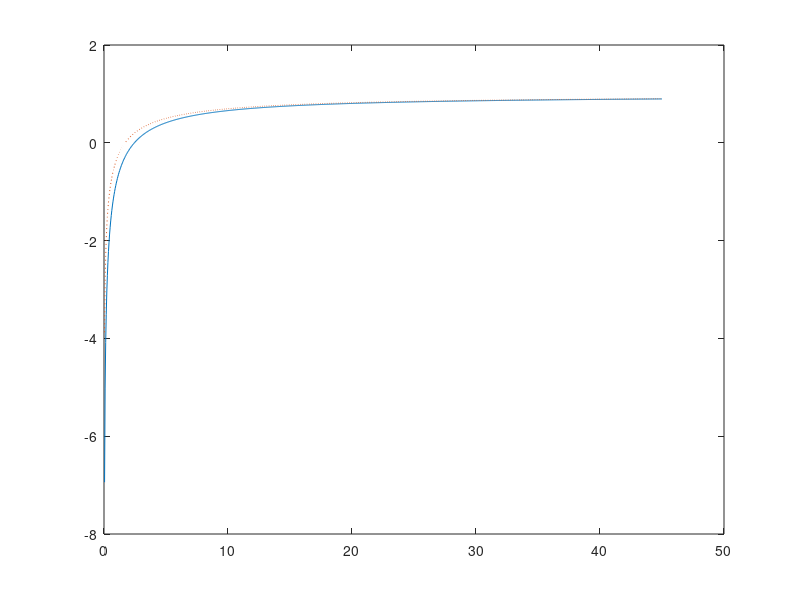
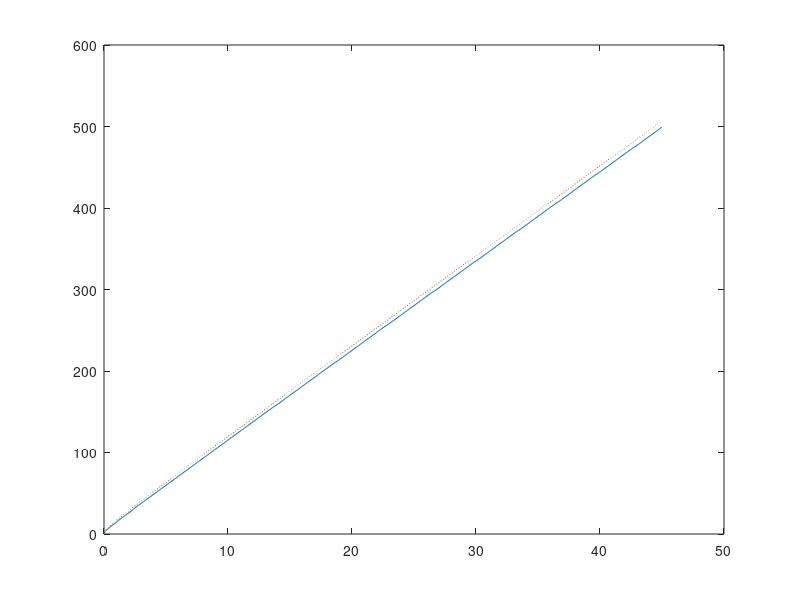

Reproduce these figures in MATLAB, in order.
close all
clear all
%%%% Set up parameters
alpha = 0.35;
beta = 0.99;
delta = 0.025;
sigma = 2;
a_high = 1.1;
a_low = 0.678;
prob = [0.977 0.023; 0.074 0.926];

%%%% Set up discretized state space
k_min = 0;
k_max = 45;
num_k = 1000; % number of points in the grid for k

k = linspace(k_min, k_max, num_k);

k_mat = repmat(k', [1 num_k]); % this will be useful in a bit

%%%% Set up consumption and return function
% 1st dim(rows): k today, 2nd dim (cols): k' chosen for tomorrow
cons_low = a_low*(k_mat .^ alpha) + (1 - delta) * k_mat - k_mat'; 
cons_high = a_high*(k_mat .^ alpha) + (1 - delta) * k_mat - k_mat'; 

%cons_low(find(cons_low<=0)) = NaN;
%cons_high(find(cons_high<=0)) = NaN;

ret_low = cons_low .^ (1 - sigma) / (1 - sigma);
ret_high = cons_high .^ (1 - sigma) / (1 - sigma);% return function
% negative consumption is not possible -> make it irrelevant by assigning
% it very large negative utility
ret_low(cons_low<0) = -inf;
ret_high(cons_high<0) = -inf;

%%%% Iteration
dis = 1; tol = 1e-06; % tolerance for stopping 
v_guess = ones(2,num_k);
pol_index = ones(2,num_k);
while dis > tol
    % compute the utility value for all possible combinations of k and k':
    vfn_low_mat = ret_low + beta*repmat(prob(2,:)*v_guess,[num_k,1]);
    vfn_high_mat = ret_high + beta*repmat(prob(1,:)*v_guess,[num_k,1]);
    
    [vfn_low,pol_index_low]=max(vfn_low_mat,[],2);
  [vfn_high,pol_index_high]=max(vfn_high_mat,[],2);
    % find the optimal k' for every k:
 
  
  pol_index=[pol_index_low'; pol_index_high'];
 vfn=[vfn_high';vfn_low'];
  
    
    % what is the distance between current guess and value function
    dis = max(abs(vfn - v_guess));
    
    % if distance is larger than tolerance, update current guess and
    % continue, otherwise exit the loop
    v_guess = vfn;
end

%g = k(pol_indx); % policy function

plot(k,vfn_low,'-',k,vfn_high,':')
figure
plot(k,pol_index_low,'-',k,pol_index_high,':')
